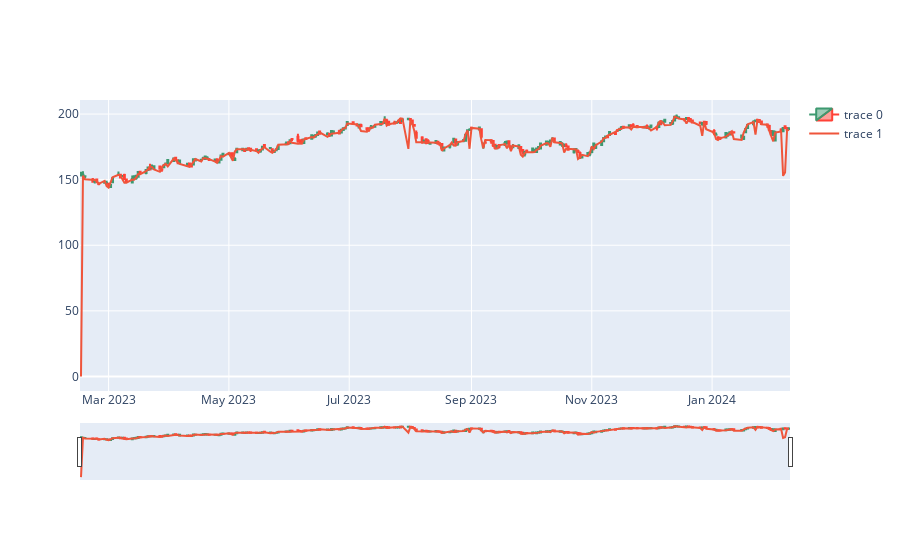

Notebook cell for this chart:
### Code cell
# Plot    
fig = go.Figure([
    go.Candlestick(x=df.index, open=df['Open'], high=df['High'],
                low=df['Low'], close=df['Close']),
    
    go.Scatter(x=df.index, y=psar_vec)
])

fig.show()

### Figure 1 — Plotly figure (JSON) as saved in the notebook; plotly's stock layout.template omitted (floating-point values rounded to 4 significant figures; data arrays with more than 128 entries replaced by an {"elided": "..."} marker saying what was removed)
{"data": [{"close": {"elided": "248 float values"}, "high": {"elided": "248 float values"}, "low": {"elided": "248 float values"}, "open": {"elided": "248 float values"}, "type": "candlestick", "x": {"elided": "248 str values"}}, {"type": "scatter", "x": {"elided": "248 str values"}, "y": {"elided": "248 float values"}}], "layout": {}}
